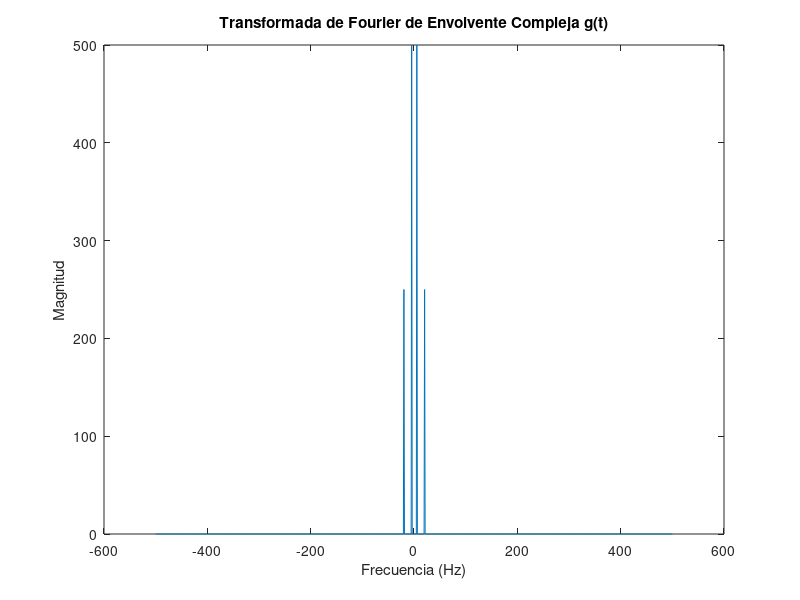

The MATLAB source for this figure:
% Parámetros
A = 1;
Ac = 1; % Amplitud de la portadora
fs = 1000; % Frecuencia de muestreo
T = 1/fs; % Duración de la señal
t = 0:T:1-T; % Vector de tiempo

m_t = sin(2*pi*5*t) + 0.5*cos(2*pi*20*t);

% Envoltura compleja g(t)
g_t = Ac * m_t;

% Transformada de Fourier
G_f = fft(g_t);
f = linspace(-fs/2, fs/2, length(G_f));

% Graficar la magnitud de la Transformada de Fourier
figure;
plot(f, abs(fftshift(G_f)));
xlabel('Frecuencia (Hz)');
ylabel('Magnitud');
title('Transformada de Fourier de Envolvente Compleja g(t)');